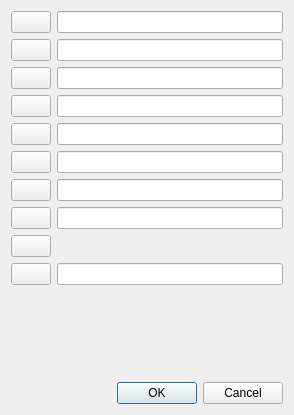
<?xml version="1.0" encoding="UTF-8"?>
<ui version="4.0">
 <class>edit_label</class>
 <widget class="QDialog" name="edit_label">
  <property name="geometry">
   <rect>
    <x>0</x>
    <y>0</y>
    <width>294</width>
    <height>415</height>
   </rect>
  </property>
  <property name="windowTitle">
   <string>Edit labels</string>
  </property>
  <layout class="QVBoxLayout" name="verticalLayout">
   <item>
    <layout class="QFormLayout" name="formLayout">
     <item row="0" column="0">
      <widget class="QPushButton" name="b1">
       <property name="text">
        <string/>
       </property>
      </widget>
     </item>
     <item row="1" column="0">
      <widget class="QPushButton" name="b2">
       <property name="text">
        <string/>
       </property>
      </widget>
     </item>
     <item row="2" column="0">
      <widget class="QPushButton" name="b3">
       <property name="text">
        <string/>
       </property>
      </widget>
     </item>
     <item row="3" column="0">
      <widget class="QPushButton" name="b4">
       <property name="text">
        <string/>
       </property>
      </widget>
     </item>
     <item row="4" column="0">
      <widget class="QPushButton" name="b5">
       <property name="text">
        <string/>
       </property>
      </widget>
     </item>
     <item row="5" column="0">
      <widget class="QPushButton" name="b6">
       <property name="text">
        <string/>
       </property>
      </widget>
     </item>
     <item row="6" column="0">
      <widget class="QPushButton" name="b7">
       <property name="text">
        <string/>
       </property>
      </widget>
     </item>
     <item row="7" column="0">
      <widget class="QPushButton" name="b8">
       <property name="text">
        <string/>
       </property>
      </widget>
     </item>
     <item row="0" column="1">
      <widget class="QLineEdit" name="lineEdit">
       <property name="text">
        <string/>
       </property>
      </widget>
     </item>
     <item row="1" column="1">
      <widget class="QLineEdit" name="lineEdit_2">
       <property name="text">
        <string/>
       </property>
      </widget>
     </item>
     <item row="2" column="1">
      <widget class="QLineEdit" name="lineEdit_3">
       <property name="text">
        <string/>
       </property>
      </widget>
     </item>
     <item row="3" column="1">
      <widget class="QLineEdit" name="lineEdit_4">
       <property name="text">
        <string/>
       </property>
      </widget>
     </item>
     <item row="4" column="1">
      <widget class="QLineEdit" name="lineEdit_5">
       <property name="text">
        <string/>
       </property>
      </widget>
     </item>
     <item row="5" column="1">
      <widget class="QLineEdit" name="lineEdit_6">
       <property name="text">
        <string/>
       </property>
      </widget>
     </item>
     <item row="6" column="1">
      <widget class="QLineEdit" name="lineEdit_7">
       <property name="text">
        <string/>
       </property>
      </widget>
     </item>
     <item row="7" column="1">
      <widget class="QLineEdit" name="lineEdit_8">
       <property name="text">
        <string/>
       </property>
      </widget>
     </item>
     <item row="8" column="0">
      <widget class="QPushButton" name="breset">
       <property name="text">
        <string/>
       </property>
       <property name="icon">
        <iconset resource="resrc.qrc">
         <normaloff>:/icons/Icons/reset2.png</normaloff>:/icons/Icons/reset2.png</iconset>
       </property>
      </widget>
     </item>
     <item row="9" column="0">
      <widget class="QPushButton" name="bsetpath">
       <property name="text">
        <string/>
       </property>
       <property name="icon">
        <iconset resource="resrc.qrc">
         <normaloff>:/icons/Icons/file2.png</normaloff>:/icons/Icons/file2.png</iconset>
       </property>
      </widget>
     </item>
     <item row="9" column="1">
      <widget class="QLineEdit" name="pathline"/>
     </item>
    </layout>
   </item>
   <item>
    <widget class="QDialogButtonBox" name="buttonBox">
     <property name="orientation">
      <enum>Qt::Horizontal</enum>
     </property>
     <property name="standardButtons">
      <set>QDialogButtonBox::Cancel|QDialogButtonBox::Ok</set>
     </property>
    </widget>
   </item>
  </layout>
 </widget>
 <resources>
  <include location="resrc.qrc"/>
 </resources>
 <connections>
  <connection>
   <sender>buttonBox</sender>
   <signal>accepted()</signal>
   <receiver>edit_label</receiver>
   <slot>accept()</slot>
   <hints>
    <hint type="sourcelabel">
     <x>248</x>
     <y>254</y>
    </hint>
    <hint type="destinationlabel">
     <x>157</x>
     <y>274</y>
    </hint>
   </hints>
  </connection>
  <connection>
   <sender>buttonBox</sender>
   <signal>rejected()</signal>
   <receiver>edit_label</receiver>
   <slot>reject()</slot>
   <hints>
    <hint type="sourcelabel">
     <x>316</x>
     <y>260</y>
    </hint>
    <hint type="destinationlabel">
     <x>286</x>
     <y>274</y>
    </hint>
   </hints>
  </connection>
 </connections>
</ui>
